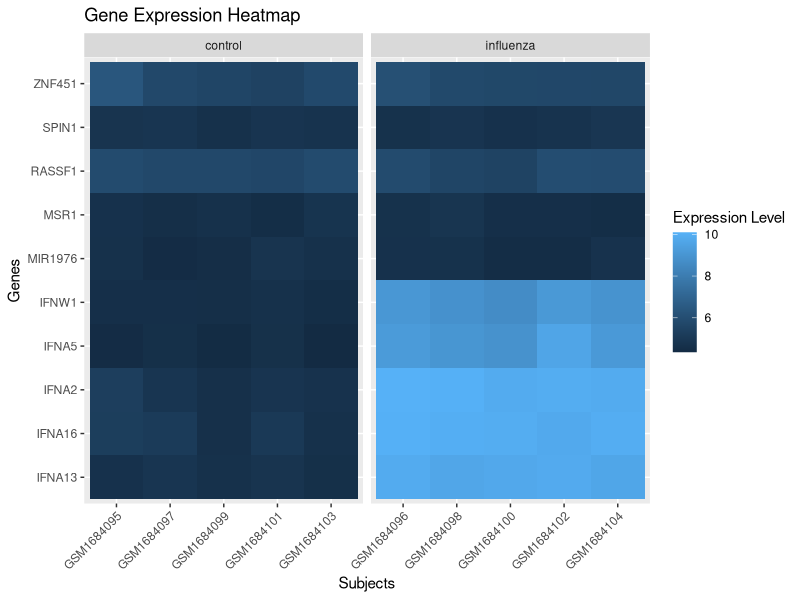
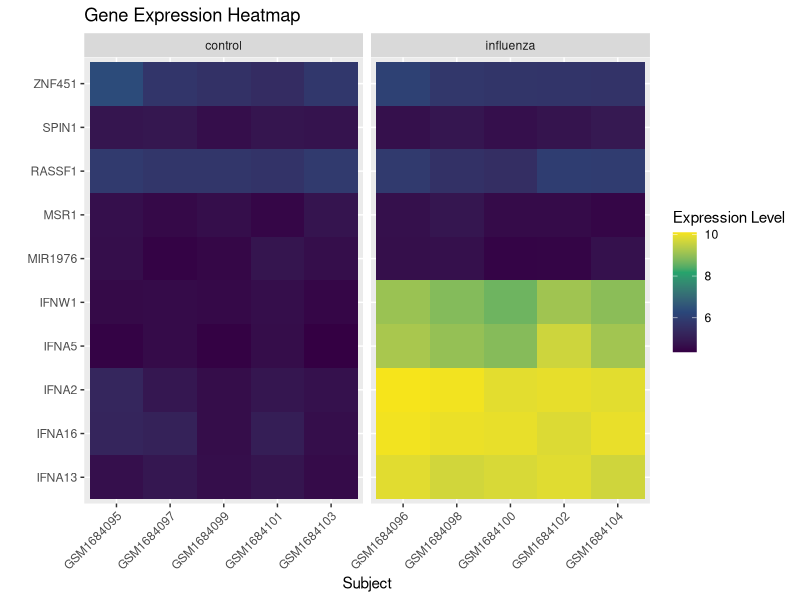
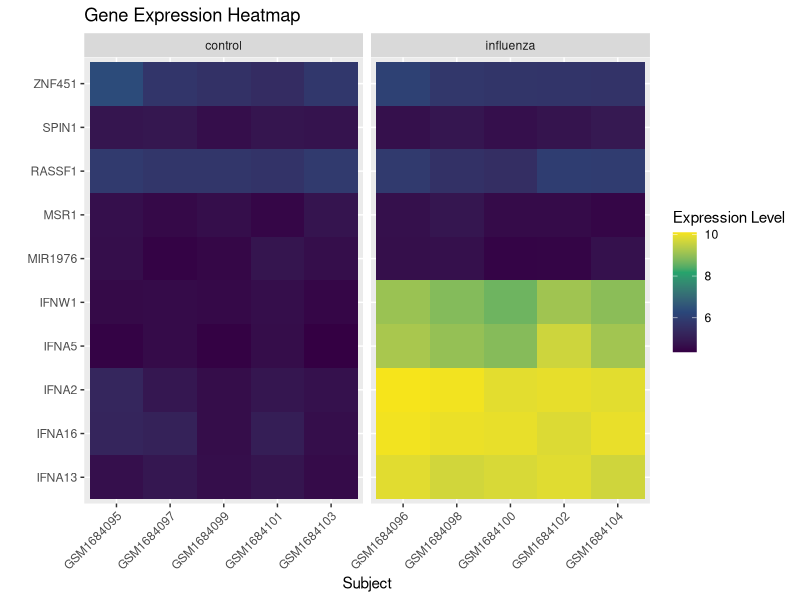
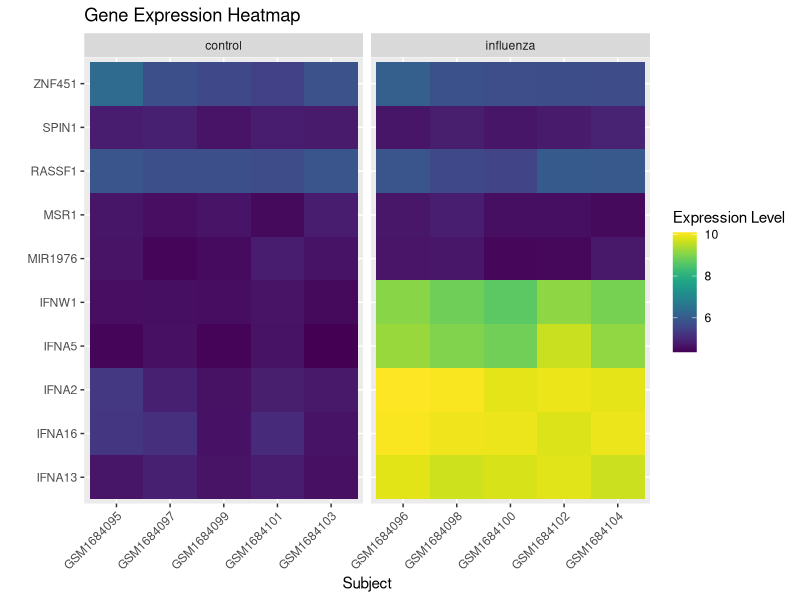
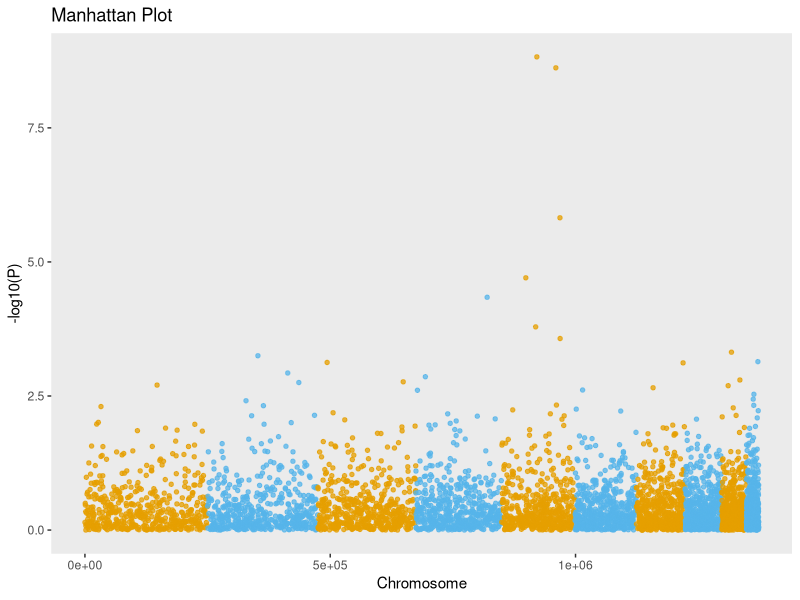
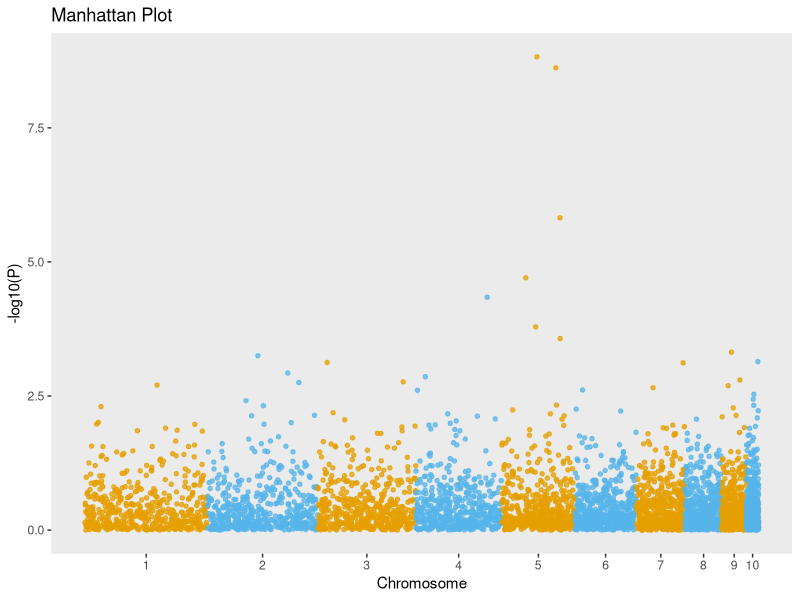
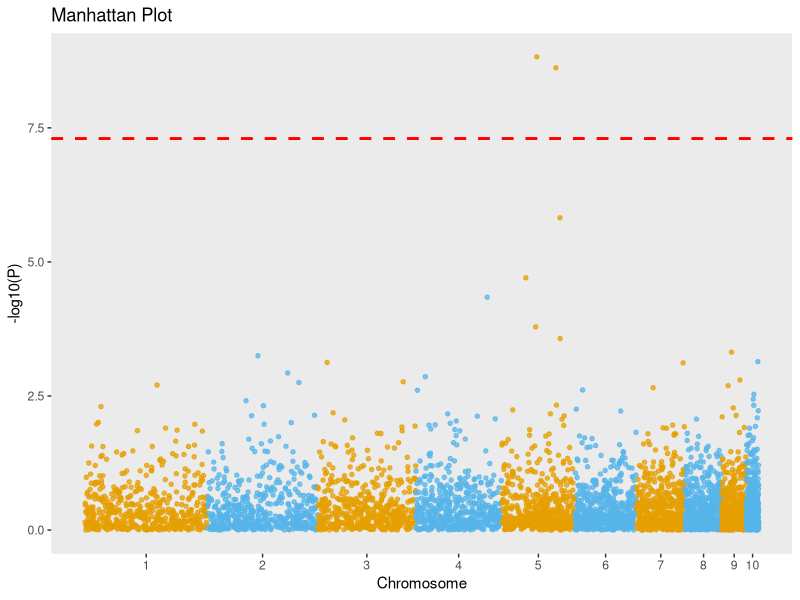
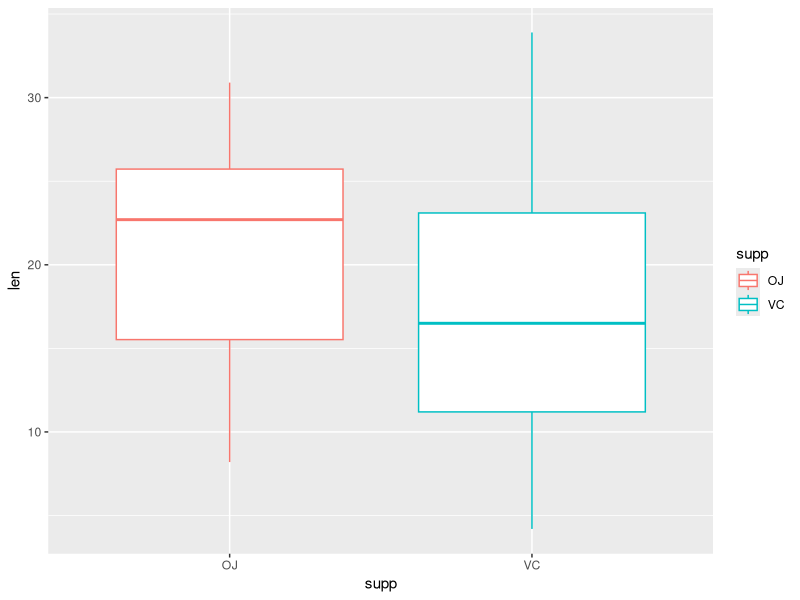

Recreate these plots in R, in order.
## ---- chunk 1
knitr::opts_chunk$set(echo = TRUE, fig.width = 6, fig.height = 4, fig.align='center')
# install.packages("prettydoc")
## ---- chunk 2
#install.packages("ggplot2") 
#install.packages("tidyr")
#install.packages("viridis")
#install.packages("ggrepel")
#install.packages("RColorBrewer")
#install.packages("dplyr")
#install.packages("ggsignif")
library(ggplot2)
library(tidyr)
library(viridis)
library(ggrepel)
library(RColorBrewer)
library(dplyr)
library(ggsignif)
## ---- chunk 3
# Load data
expressionData <- read.csv(file = "GSE68849-expression.csv")
## ---- chunk 4
# Transform expressionData object from wide to long format (name the new dataset as exp.long)

exp.long <-pivot_longer(expressionData, cols = 3:ncol(expressionData) ,  names_to = "gene",values_to = "expression") 

## ---- chunk 5
# Transform expression to log scale (change object names if necessary)
exp.long$log.expression <- log(exp.long$expression)
## ---- chunk 6
ggplot(exp.long, aes(x = subject, y = gene, fill = log.expression)) +
  geom_tile() +                                      
  facet_wrap(~ treatment, scales = "free_x") +       
  labs(title = "Gene Expression Heatmap",
       x = "Subjects",
       y = "Genes",
       fill = "Expression Level") +                  
  theme(axis.text.x = element_text(angle = 45, hjust=1)) 

## ---- chunk 7
ggplot(exp.long, aes(x = subject, y = gene, fill = log.expression)) +
  geom_tile() +                                      
  facet_wrap(~ treatment, scales = "free_x") +   
  scale_fill_gradientn(colors=c("#340043","#2A477A","#26A46C", "#F6E41B" )) +
  labs(title = "Gene Expression Heatmap",
       x = "Subject",
       y = "",
       fill = "Expression Level") +                  
  theme(axis.text.x = element_text(angle = 45, hjust=1)) 

## ---- chunk 8
# Faceting
ggplot(exp.long, aes(x = subject, y = gene, fill = log.expression)) +
  geom_tile() +                                      
  facet_grid(~ treatment, scales = "free_x") +   
  scale_fill_gradientn(colors=c("#340043","#2A477A","#26A46C", "#F6E41B" )) +
  labs(title = "Gene Expression Heatmap",
       x = "Subject",
       y = "",
       fill = "Expression Level") +                  
  theme(axis.text.x = element_text(angle = 45, hjust=1)) 

## ---- chunk 9
ggplot(exp.long, aes(x = subject, y = gene, fill = log.expression)) +
  geom_tile() +                                      
  facet_grid(~ treatment, scales = "free_x") +   
  scale_fill_viridis() +
  labs(title = "Gene Expression Heatmap",
       x = "Subject",
       y = "",
       fill = "Expression Level") +                  
  theme(axis.text.x = element_text(angle = 45, hjust=1)) 

## ---- chunk 10
# Load the summary statistics file
# gwasData <- read.table("http://bioinformatica.uab.cat/base/documents/sgbcursos/documents/electrocardiographicGWAS2019_9_23D12_42_31.txt", header = TRUE) 

gwasData <- read.table("gwasSample2019_9_23D12_42_50.txt", header = TRUE) 
## ---- chunk 11
head(gwasData)
## ---- chunk 12
# Run it!
nCHR <- length(unique(gwasData$CHR))
gwasData$BPcum <- NA
s <- 0
nbp <- c()
for (i in 1:nCHR){
  nbp[i] <- max(gwasData[gwasData$CHR == i,]$BP)
  gwasData[gwasData$CHR == i,"BPcum"] <- gwasData[gwasData$CHR == i,"BP"] + s
  s <- s + nbp[i]
}
## ---- chunk 13
# Get chromosome center positions for x-axis
axisdf <- gwasData %>%
            group_by(CHR) %>%
              summarize(center=(max(BPcum) + min(BPcum))/2)
  
## ---- chunk 14
library(ggplot2)
manhattanPlot1 <- ggplot(gwasData, aes(x = BPcum, y = -log10(P), color = as.factor(CHR))) +
  geom_point(alpha = 0.75, size = 1.2) +  
  scale_color_manual(values = rep(c("#E69F00", "#56B4E9"), length(unique(gwasData$CHR)))) + 
  labs(x = "Chromosome", y = "-log10(P)", title = "Manhattan Plot") +
  theme(
    panel.grid.major = element_blank(),
    panel.grid.minor = element_blank(),
    legend.position = "none"
  )

manhattanPlot1

## ---- chunk 15

manhattanPlot3 <- ggplot(gwasData, aes(x = BPcum, y = -log10(P), color = as.factor(CHR))) +
  geom_point(alpha = 0.75, size = 1.2) +  
  scale_x_continuous(label = axisdf$CHR, breaks = axisdf$center) +
  scale_color_manual(values = rep(c("#E69F00", "#56B4E9"), length(unique(gwasData$CHR)))) + 
  labs(x = "Chromosome", y = "-log10(P)", title = "Manhattan Plot") +
  theme(
    panel.grid.major = element_blank(),
    panel.grid.minor = element_blank(),
    legend.position = "none"
  )

manhattanPlot3
## ---- chunk 16
# Genome-wide significant line

manhattanPlot4 <- manhattanPlot3 + geom_hline(yintercept = -log10(5e-8), linetype = "dashed", color = "red", size = 1)
manhattanPlot4

## ---- chunk 17
# Remove legend and grid

manhattanPlot5 <- manhattanPlot4 + theme_classic()

## ---- chunk 18
mypalette <- c("#E2709A", "#CB4577", "#BD215B", "#970F42", "#75002B") 
## ---- chunk 19
data("ToothGrowth")
head(ToothGrowth)
## ---- chunk 20
# Basic boxplot

ggplot(ToothGrowth, mapping = aes(x= supp, y = len, colour = supp)) + geom_boxplot()

## ---- chunk 21
# Statistical analysis
wilcox.test(ToothGrowth %>%
              filter (supp == "OJ") %>%
              pull(len), ToothGrowth %>%
              filter (supp == "VC") %>%
              pull(len))

## ---- chunk 22
ggplot(ToothGrowth, mapping = aes(x= supp, y = len)) + geom_boxplot() + geom_signif(comparisons = list(c("OJ", "VC")), map_signif_level=FALSE)
## ---- chunk 23
# Basic boxplot
ggplot(ToothGrowth, mapping = aes(x= factor(dose), y = len)) + geom_boxplot()
## ---- chunk 24
# Basic boxplot with + geom_signif

ggplot(ToothGrowth, mapping = aes(x= factor(dose), y = len)) + geom_boxplot() + geom_signif(comparisons = list(c("0.5", "1"),c("1", "2"), c("0.5", "2")), map_signif_level=FALSE)

## ---- chunk 25
ggplot(ToothGrowth, mapping = aes(x = factor(dose), y = len, fill = factor(dose))) + 
  geom_boxplot() + 
  geom_jitter() +
  geom_signif(comparisons = list(c("0.5", "1"), c("1", "2"), c("0.5", "2")), 
              map_signif_level = FALSE, 
              y_position = c(30, 35, 40)) + 
  scale_fill_manual(values = c("0.5" = "#F5FEAB", "1" = "#9FD97B", "2" = "#2B9642")) + 
  labs(x = "Dose", y = "Tooth Growth", fill = "Dose (mg/day)") +  
  theme_minimal() +
  theme(legend.position = "bottom")



